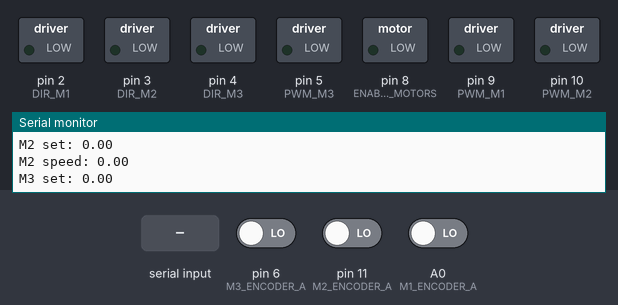
Recording of a sketch running on a simulated Arduino Uno, built with avr-gcc and run on an emulated ATmega328P. On the bench: switched loads named in the sketch (green lamp = pin HIGH), the last lines printed to the serial monitor. The test bench sets the inputs (shaded band); at power-on: pin 6 (M3_ENCODER_A) LOW, pin 11 (M2_ENCODER_A) LOW, A0 (M1_ENCODER_A) LOW.

Above: at 3.2 s.
3.3 s: "1,90\n" received over Serial
At 3.57 s:
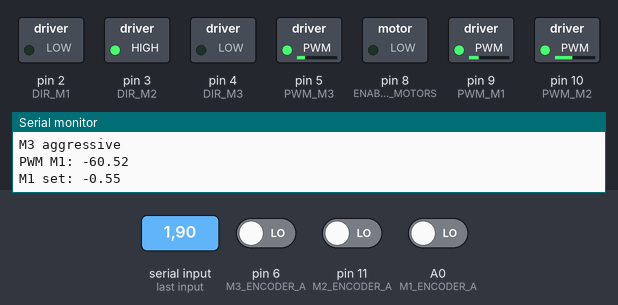
6.3 s: "90,45\n" received over Serial
At 7.3 s:
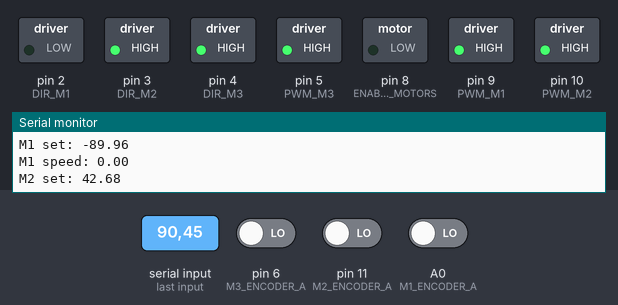
8.0 s: "30,150,10\n" received over Serial
At 9.3 s:
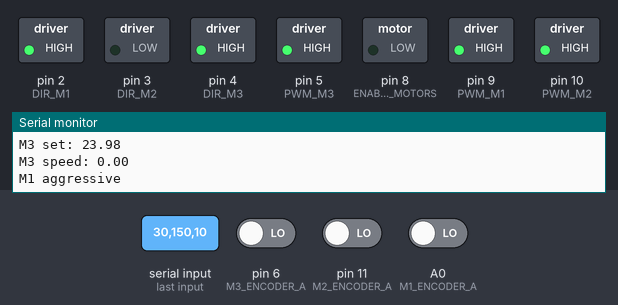
9.8 s: "90\n" received over Serial
At 10.9 s:
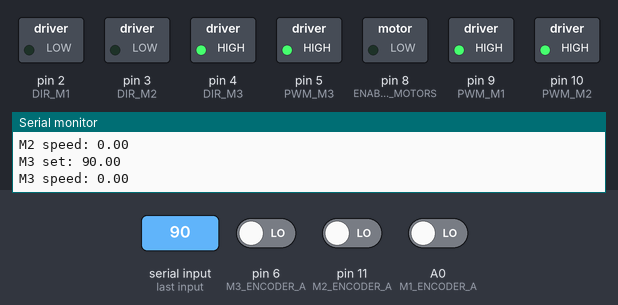
11.5 s: "0\n" received over Serial
At 12.0 s:
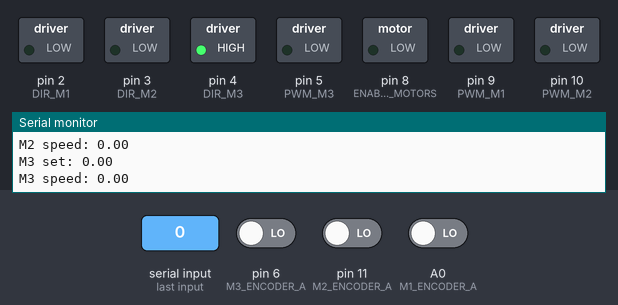
13.1 s: "1,90,45\n" received over Serial
At 14.1 s:
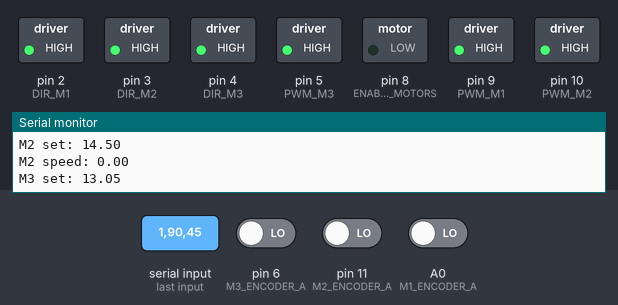
Timing chart, 0 to 15.8 s (numbered marks = the images above; inputs shaded):
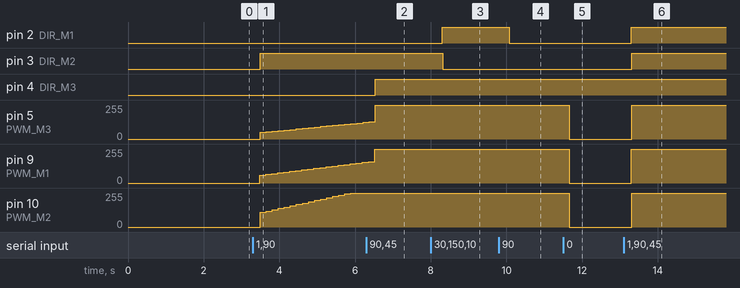

Measured:
- after the input at 3.3 s, pin 3 (DIR_M2): LOW → HIGH after 0.20 s; pin 5 (PWM_M3): moves from 0/255 to 125/255 over 2.7 s, starting after 0.20 s; pin 9 (PWM_M1): moves from 0/255 to 154/255 over 2.7 s, starting after 0.18 s; pin 10 (PWM_M2): moves from 0/255 to 255/255 over 2.4 s, starting after 0.20 s
- after the input at 6.3 s, pin 4 (DIR_M3): LOW → HIGH after 0.23 s
- after the input at 8.0 s, pin 2 (DIR_M1): LOW → HIGH after 0.30 s; pin 3 (DIR_M2): HIGH → LOW after 0.32 s
- after the input at 9.8 s, pin 2 (DIR_M1): HIGH → LOW after 0.28 s
- after the input at 11.5 s, pin 5 (PWM_M3), pin 9 (PWM_M1), pin 10 (PWM_M2): 255/255 → 0/255 after 0.16 s
- after the input at 13.1 s, pin 2 (DIR_M1): LOW → HIGH after 0.20 s; pin 3 (DIR_M2): LOW → HIGH after 0.21 s; pin 5 (PWM_M3), pin 10 (PWM_M2): 0/255 → 255/255 after 0.21 s; pin 9 (PWM_M1): 0/255 → 255/255 after 0.20 s

The sketch:

testEncoders.ino
```cpp
//This provides a library to set pin change interrupts which we will use for the encoders
#include "PinChangeInt.h"

//Use for PID control of motors
#include <PID_v1.h>


// Encoders
#define M1_ENCODER_A A0
#define M1_ENCODER_B A1
#define M2_ENCODER_A 11
#define M2_ENCODER_B 13
#define M3_ENCODER_A 6
#define M3_ENCODER_B 7

//Motors
#define TICKS_PER_REV 980
#define WHEEL_DIAMETER 0.058
#define DROIDRADIUS 0.15
// L9958 DIRection pins
#define DIR_M1 2
#define DIR_M2 3
#define DIR_M3 4
// L9958 PWM pins
#define PWM_M1 9
#define PWM_M2 10    // Timer1
#define PWM_M3 5
// L9958 Enable for all 4 motors
#define ENABLE_MOTORS 8

int pwm1, pwm2, pwm3;
int dir1, dir2, dir3;

char dataString[50] = {0};


// PID variables
//#define KP_AGG 15
//#define KI_AGG 250
//#define KD_AGG 0
//
//#define KP_CON 10
//#define KI_CON 0
//#define KD_CON 0.01
#define KP_AGG 100
#define KI_AGG 100
#define KD_AGG 0

#define KP_CON 100
#define KI_CON 25
#define KD_CON 10

#define CON_THRESH 0.05

volatile double speed_M1, speed_M2, speed_M3;         // Used for input measurement to PID
double out_M1, out_M2, out_M3;                        // Output from PID to power motors
double setspeed_M1, setspeed_M2, setspeed_M3;         // Target speed for motors
PID PID_M1(&speed_M1, &out_M1, &setspeed_M1, KP_AGG, KI_AGG, KD_AGG, DIRECT);
PID PID_M2(&speed_M2, &out_M2, &setspeed_M2, KP_AGG, KI_AGG, KD_AGG, DIRECT);
PID PID_M3(&speed_M3, &out_M3, &setspeed_M3, KP_AGG, KI_AGG, KD_AGG, DIRECT);


// variables to store the number of encoder pulses
// for each motor
volatile signed long M1_Count = 0;
volatile signed long M2_Count = 0;
volatile signed long M3_Count = 0;

volatile float heading_angle = 0;

volatile float val = 0;
volatile float data[] = {0, 0, 0};
char delimiters[] = ",";
char* valPosition;
char charData[50];

/////////////////////////////////////////////////////////////////////////////////////////////
// SETUP ////////////////////////////////////////////////////////////////////////////////////
/////////////////////////////////////////////////////////////////////////////////////////////
void setup() {

  //initialize Timer2
  noInterrupts(); // disable all interrupts
  TCCR2A = 0;
  TCCR2B = 0;
  TCNT2 = 0;

  OCR2A = 255; // compare match register 16MHz/256/2Hz
  TCCR2A |= (1 << WGM21); // CTC mode
  TCCR2B |= (1 << CS22); // 1024 prescaler
  TCCR2B |= (1 << CS21); // 1024 prescaler
  TCCR2B |= (1 << CS20); // 1024 prescaler
  TIMSK2 |= (1 << OCIE2A); // enable timer compare interrupt
  interrupts(); // enable all interrupts

  pinMode(M1_ENCODER_A, INPUT);
  pinMode(M1_ENCODER_B, INPUT);
  pinMode(M2_ENCODER_A, INPUT);
  pinMode(M2_ENCODER_B, INPUT);
  pinMode(M3_ENCODER_A, INPUT);
  pinMode(M3_ENCODER_B, INPUT);

  // initialize hardware interrupts
  attachPinChangeInterrupt(M1_ENCODER_A, M1EncoderEvent, CHANGE);
  attachPinChangeInterrupt(M2_ENCODER_A, M2EncoderEvent, CHANGE);
  attachPinChangeInterrupt(M3_ENCODER_A, M3EncoderEvent, CHANGE);

  //Motor stuff

  // PID variable setup
  speed_M1 = 0;
  speed_M2 = 0;
  speed_M3 = 0;
  setspeed_M1 = 0;
  setspeed_M2 = 0;
  setspeed_M3 = 0;
  // Configure for backwards values too
  PID_M1.SetOutputLimits(-255, 255);
  PID_M2.SetOutputLimits(-255, 255);
  PID_M3.SetOutputLimits(-255, 255);
  // Turn the PIDs on
  PID_M1.SetMode(AUTOMATIC);
  PID_M2.SetMode(AUTOMATIC);
  PID_M3.SetMode(AUTOMATIC);

  // L9958 DIRection pins
  pinMode(DIR_M1, OUTPUT);
  pinMode(DIR_M2, OUTPUT);
  pinMode(DIR_M3, OUTPUT);

  // L9958 PWM pins
  pinMode(PWM_M1, OUTPUT);  digitalWrite(PWM_M1, LOW);
  pinMode(PWM_M2, OUTPUT);  digitalWrite(PWM_M2, LOW);
  pinMode(PWM_M3, OUTPUT);  digitalWrite(PWM_M3, LOW);

  // L9958 Enable for all 4 motors
  pinMode(ENABLE_MOTORS, OUTPUT);  digitalWrite(ENABLE_MOTORS, LOW);   // HIGH = disabled

  Serial.begin(9600);

  delay(2000);
}


/////////////////////////////////////////////////////////////////////////////////////////////
// LOOP /////////////////////////////////////////////////////////////////////////////////////
/////////////////////////////////////////////////////////////////////////////////////////////
void loop() {

  // Check serial comms for new vel/heading/angular_vel
  if (Serial.available() > 0)
  {

    //Store the data in to the varaible data
    String str = Serial.readStringUntil('\n');
    str.toCharArray(charData, 50);
    valPosition = strtok(charData, delimiters);
    data[0] = 0;
    data[1] = 0;
    data[2] = 0;

    for (int i = 0; i < 3; i++) {
      data[i] = atof(valPosition);
      //Serial.print(data[i]);
      valPosition = strtok(NULL, delimiters);
    }

    // Update the measured motor speeds
    computeVelocities(data[0], data[1], data[2]);

  }
  // Print some diagnostics
  Serial.print("M1 set: ");
  Serial.println(setspeed_M1);
  Serial.print("M1 speed: ");
  Serial.println(speed_M1);

  Serial.print("M2 set: ");
  Serial.println(setspeed_M2);
  Serial.print("M2 speed: ");
  Serial.println(speed_M2);

  Serial.print("M3 set: ");
  Serial.println(setspeed_M3);
  Serial.print("M3 speed: ");
  Serial.println(speed_M3);


  // Check if need to switch between aggressive/conservative PID tuning values
  if (abs(speed_M1 - setspeed_M1) < CON_THRESH){
    PID_M1.SetTunings(KP_CON, KI_CON, KD_CON);
    // Clear the integral buildup
    PID_M1.SetMode(MANUAL);
    PID_M1.SetMode(AUTOMATIC);
  } else {
    PID_M1.SetTunings(KP_AGG, KI_AGG, KD_AGG);
    Serial.println("M1 aggressive");
  }

  if (abs(speed_M2 - setspeed_M2) < CON_THRESH){
    PID_M2.SetTunings(KP_CON, KI_CON, KD_CON);
    // Clear the integral buildup
    PID_M2.SetMode(MANUAL);
    PID_M2.SetMode(AUTOMATIC);
    } else {
    PID_M2.SetTunings(KP_AGG, KI_AGG, KD_AGG);
    Serial.println("M2 aggressive");
  }

  if (abs(speed_M3 - setspeed_M3) < CON_THRESH){
    // Clear the integral buildup
    PID_M3.SetTunings(KP_CON, KI_CON, KD_CON);
    PID_M3.SetMode(MANUAL);
    PID_M3.SetMode(AUTOMATIC);
  } else {
    PID_M3.SetTunings(KP_AGG, KI_AGG, KD_AGG);
    Serial.println("M3 aggressive");
  }


  PID_M1.Compute();
  PID_M2.Compute();
  PID_M3.Compute();
  // Overwrite for testing
//  out_M1 = 0;
//  out_M2 = -40;
//  out_M3 = -40;


  // Write to the motor directions and pwm power
  // Set to 0,0,0 for dead stop
  if (setspeed_M1==0 && setspeed_M2==0 && setspeed_M3==0){
    PID_M1.SetMode(MANUAL);
    PID_M2.SetMode(MANUAL);
    PID_M3.SetMode(MANUAL);
    analogWrite(PWM_M1, 0);
    analogWrite(PWM_M2, 0);
    analogWrite(PWM_M3, 0);
    PID_M1.SetMode(AUTOMATIC);
    PID_M2.SetMode(AUTOMATIC);
    PID_M3.SetMode(AUTOMATIC);

  } else {
    if (out_M1 < 0) {
      digitalWrite(DIR_M1, LOW);
    } else {
      digitalWrite(DIR_M1, HIGH);
    }
    analogWrite(PWM_M1, int(abs(out_M1)));
    Serial.print("PWM M1: ");
    Serial.println(out_M1);

    if (out_M2 < 0) {
      digitalWrite(DIR_M2, LOW);
    } else {
      digitalWrite(DIR_M2, HIGH);
    }
    analogWrite(PWM_M2, int(abs(out_M2)));

    if (out_M3 < 0) {
      digitalWrite(DIR_M3, LOW);
    } else {
      digitalWrite(DIR_M3, HIGH);
    }
    analogWrite(PWM_M3, int(abs(out_M3)));

  }
}


/////////////////////////////////////////////////////////////////////////////////////////////
// INTERRUPTS ///////////////////////////////////////////////////////////////////////////////
/////////////////////////////////////////////////////////////////////////////////////////////
ISR(TIMER2_COMPA_vect) // timer compare interrupt service routine - fires every 0.01632 seconds
{
  // Ticks per second
  // Negative sign added to ensure encoder is + for + pwm rotation CW.
  // Droid rotation set CCW = positive, therefore (viewed) wheel rotation is opposite
  speed_M1 = ticks2metres(-M1_Count / 0.01632);
  speed_M2 = ticks2metres(-M2_Count / 0.01632);
  speed_M3 = ticks2metres(-M3_Count / 0.01632);

  M1_Count = 0;
  M2_Count = 0;
  M3_Count = 0;
}


// encoder event for the interrupt call
void M1EncoderEvent() {
  if (digitalRead(M1_ENCODER_A) == HIGH) {
    if (digitalRead(M1_ENCODER_B) == LOW) {
      M1_Count++;
    } else {
      M1_Count--;
    }
  } else {
    if (digitalRead(M1_ENCODER_B) == LOW) {
      M1_Count--;
    } else {
      M1_Count++;
    }
  }
}


// encoder event for the interrupt call
void M2EncoderEvent() {
  if (digitalRead(M2_ENCODER_A) == HIGH) {
    if (digitalRead(M2_ENCODER_B) == LOW) {
      M2_Count++;
    } else {
      M2_Count--;
    }
  } else {
    if (digitalRead(M2_ENCODER_B) == LOW) {
      M2_Count--;
    } else {
      M2_Count++;
    }
  }
}

// encoder event for the interrupt call
void M3EncoderEvent() {
  if (digitalRead(M3_ENCODER_A) == HIGH) {
    if (digitalRead(M3_ENCODER_B) == LOW) {
      M3_Count++;
    } else {
      M3_Count--;
    }
  } else {
    if (digitalRead(M3_ENCODER_B) == LOW) {
      M3_Count--;
    } else {
      M3_Count++;
    }
  }
}


/////////////////////////////////////////////////////////////////////////////////////////////
// OTHER FUNCTIONS //////////////////////////////////////////////////////////////////////////
/////////////////////////////////////////////////////////////////////////////////////////////

void computeVelocities(float vel, float heading, float angular_vel) {
  // 3 wheel omniwheel kinematics
  // Transforms from velocity/heading/angular velocity to motor speeds (0 rad is straight right)

  setspeed_M1 = ((vel * (-0.5 * cos(heading) - sqrt(3) / 2 * sin(heading))) + (2 * angular_vel * DROIDRADIUS));
  setspeed_M2 = ((vel * (-0.5 * cos(heading) + sqrt(3) / 2 * sin(heading))) + (2 * angular_vel * DROIDRADIUS));
  setspeed_M3 = (vel * cos(heading) + (2 * angular_vel * DROIDRADIUS));


}

double ticks2metres(int ticks) {
  return double(ticks) / TICKS_PER_REV * PI * WHEEL_DIAMETER;
}
```
